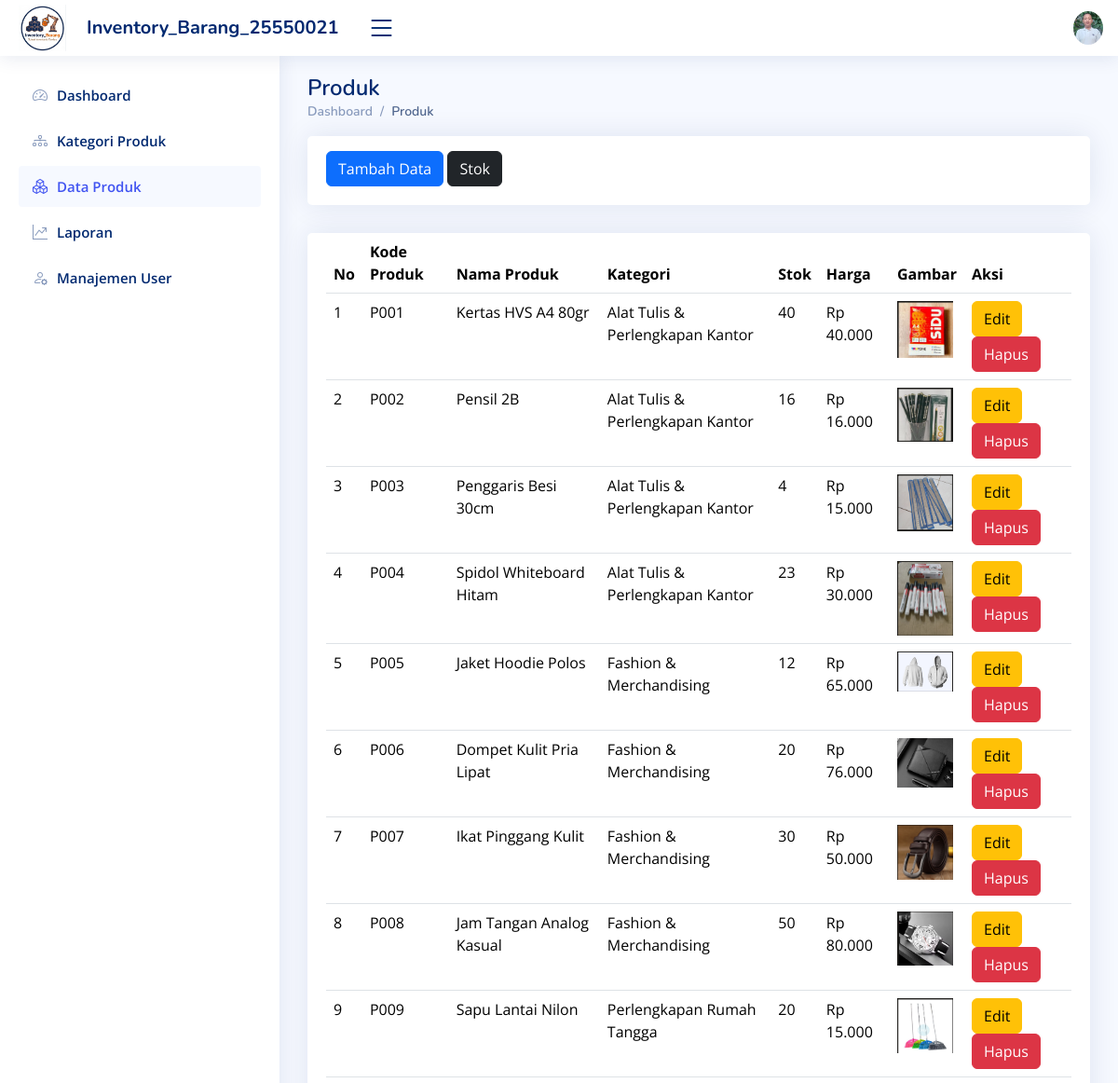
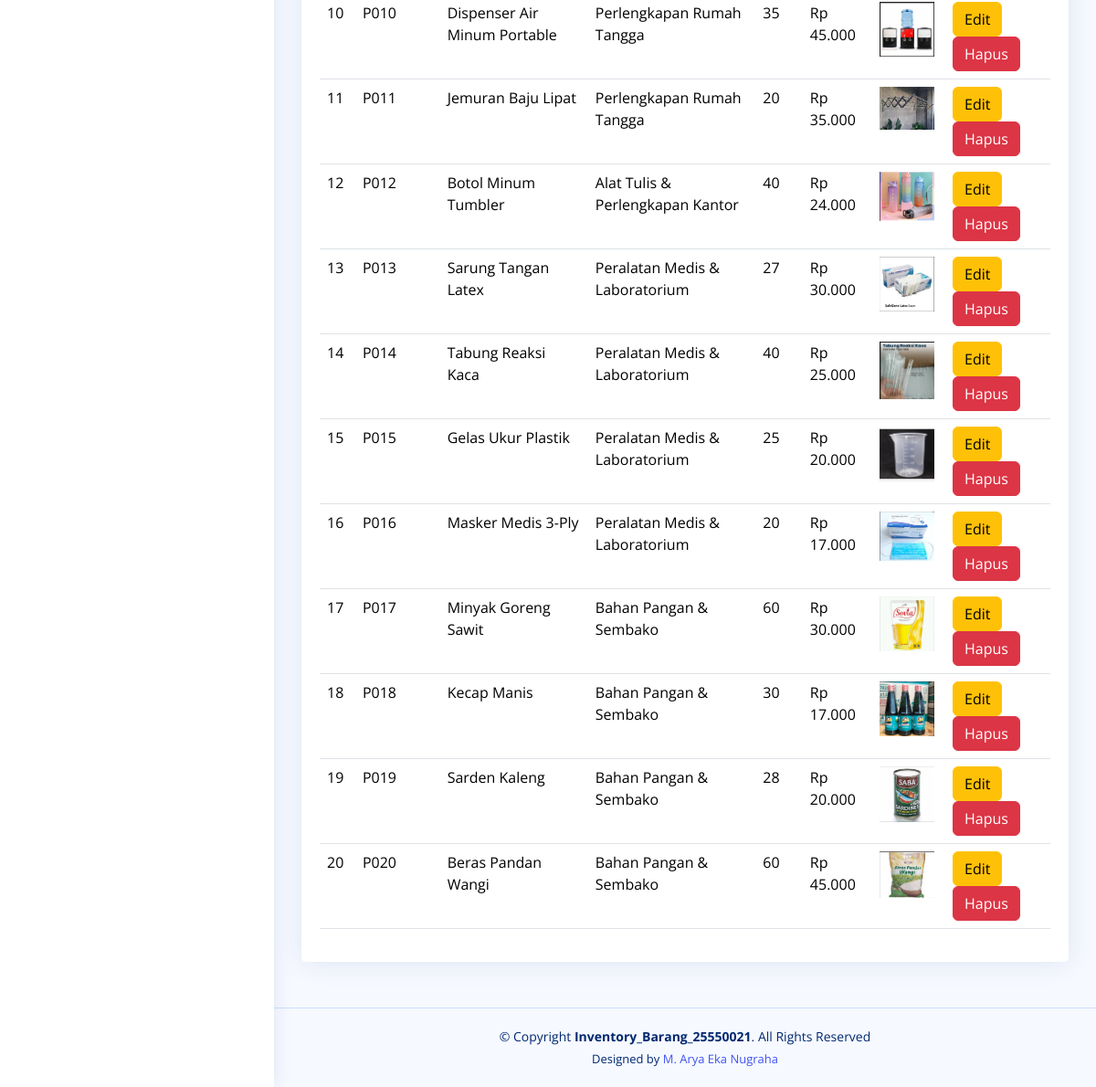
The page /produk.php (signed in) on the database its author committed (2 pictures, top to bottom).
### tables this page shows
CREATE TABLE `products` (
  `id` int(11) NOT NULL,
  `category_id` int(11) NOT NULL,
  `PRODUCT_CODE` varchar(50) NOT NULL,
  `product_name` varchar(150) NOT NULL,
  `stock` int(11) NOT NULL DEFAULT 0,
  `min_stock` int(11) NOT NULL DEFAULT 0,
  `price` decimal(10,2) NOT NULL DEFAULT 0.00,
  `gambar` varchar(255) DEFAULT NULL,
  `created_at` timestamp NOT NULL DEFAULT current_timestamp(),
  `update_at` timestamp NOT NULL DEFAULT current_timestamp() ON UPDATE current_timestamp()
);

CREATE TABLE `categories` (
  `id` int(11) NOT NULL,
  `kd_kat` varchar(50) NOT NULL,
  `category_name` varchar(100) NOT NULL
);

### produk.php (the view, shortened to what this page needs)
    <!DOCTYPE html>
    <html lang="en">
    <head>
    <link href="assets/vendor/bootstrap/css/bootstrap.min.css" rel="stylesheet">
    <link href="assets/vendor/bootstrap-icons/bootstrap-icons.css" rel="stylesheet">
    <link href="assets/vendor/boxicons/css/boxicons.min.css" rel="stylesheet">
    <link href="assets/vendor/quill/quill.snow.css" rel="stylesheet">
    <link href="assets/vendor/quill/quill.bubble.css" rel="stylesheet">
    <link href="assets/vendor/remixicon/remixicon.css" rel="stylesheet">
    <link href="assets/vendor/simple-datatables/style.css" rel="stylesheet">
    <link href="assets/css/style.css" rel="stylesheet">
    </head>
    <body>
    <header id="header" class="header fixed-top d-flex align-items-center">
        <div class="d-flex align-items-center justify-content-between">
        <a href="index.php" class="logo d-flex align-items-center me-auto me-lg-0" style="max-width: none; width: auto;">
            <img src="assets/img/logo Inventory_Barang.png" alt="Logo" style="max-height: 50px;">
            <span class="d-none d-lg-block fs-5 ms-2" style="font-size: 24px; padding-left: 8px; white-space: nowrap;">Inventory_Barang_25550021</span>
        </a>
        <i class="bi bi-list toggle-sidebar-btn" style="margin-left: 20px;"></i>
        </div>
        <nav class="header-nav ms-auto">
        <ul class="d-flex align-items-center">
            <li class="nav-item dropdown pe-3">
            <a class="nav-link nav-profile d-flex align-items-center pe-0" href="#" data-bs-toggle="dropdown">
                <img src="assets/img/Profile-Arya.jpg" alt="Profile" class="rounded-circle">
            </a>
            </li>
        </ul>
        </nav>
    </header>
    <aside id="sidebar" class="sidebar">
        <?php
      $current_page = basename($_SERVER['PHP_SELF']);
    ?>
        <ul class="sidebar-nav" id="sidebar-nav">
        <li class="nav-item">
            <a class="nav-link <?php echo ($current_page == 'index.php') ? '' : 'collapsed'; ?>" href="index.php">
                <i class="bi bi-speedometer2"></i>
            <span>Dashboard</span>
            </a>
        </li>
        <li class="nav-item">
            <a class="nav-link <?php echo ($current_page == 'kategori_produk.php') ? '' : 'collapsed'; ?>" href="kategori_produk.php">
            <i class="bi bi-diagram-3"></i>
            <span>Kategori Produk</span>
            </a>
        </li>
            <li class="nav-item">
            <a class="nav-link <?php echo ($current_page == 'produk.php') ? '' : 'collapsed'; ?>" href="produk.php">
            <i class="bi bi-boxes"></i>
            <span>Data Produk</span>
            </a>
        </li>
            <li class="nav-item">
            <a class="nav-link <?php echo ($current_page == 'laporan.php') ? '' : 'collapsed'; ?>" href="laporan.php">
            <i class="bi bi-graph-up-arrow"></i>
            <span>Laporan</span>
            </a>
        </li>
            <li class="nav-item">
            <a class="nav-link <?php echo ($current_page == 'users.php') ? '' : 'collapsed'; ?>" href="users.php">
            <i class="bi bi-person-gear"></i>
            <span>Manajemen User</span>
            </a>
        </li>
        </ul>
    </aside>
    <main id="main" class="main">
        <div class="pagetitle">
        <h1>Produk</h1>
        <nav>
            <ol class="breadcrumb">
            <li class="breadcrumb-item"><a href="index.php">Dashboard</a></li>
            <li class="breadcrumb-item active">Produk</li>
            </ol>
        </nav>
        </div>
        <div class="row">
    <div class="col-lg-12">
        <div class="card">
            <div class="card-body mt-3">
                <a href="t_produk.php" class="btn btn-primary">Tambah Data</a>
                <a href="stok.php" class="btn btn-dark">Stok</a>
            </div>
        </div>
    </div>
</div>
        <section class="section">
        <div class="row">
            <div class="col-lg-12">
            <div class="card">
                <div class="card-body">
                <table class="table datatable">
                    <thead>
                    <tr>
                        <th scope="col">No</th>
                        <th scope="col">Kode Produk</th>
                        <th scope="col">Nama Produk</th>
                        <th scope="col">Kategori</th>
                        <th scope="col">Stok</th>
                        <th scope="col">Harga</th>
                        <th scope="col">Gambar</th>
                        <th scope="col">Aksi</th>
                    </tr>
                    </thead>
                    <tbody>
                    <?php
                    include "koneksi.php";
                    $no = 1;
                    $sql = mysqli_query($conn, "
                    SELECT p.*, c.category_name
                    FROM products p
                    LEFT JOIN categories c ON p.category_id = c.id
                  ");
                    while ($data = mysqli_fetch_array($sql)) {
                    ?>
                    <tr>
                    <td><?php echo $no++; ?></td>
                    <td><?php echo $data['PRODUCT_CODE']; ?></td>
                    <td><?php echo $data['product_name']; ?></td>
                    <td><?php echo $data['category_name']; ?></td>
                    <td><?php echo $data['stock']; ?></td>
                    <td>Rp <?php echo number_format($data['price'], 0, ',', '.'); ?></td>
                    <td>
                    <img src="produk_img/<?php echo $data['gambar']; ?>" width="60">
                    </td>
                    <td>
                       <a href="e_produk.php?id=<?php echo $data['id']; ?>" class="btn btn-warning">Edit</a>
                       <a href="h_produk.php?id=<?php echo $data['id']; ?>" class="btn btn-danger"
                        onclick="return confirm('Apakah Anda Yakin Ingin Menghapus Data?')">Hapus</a>
                </td>
              </tr>
            <?php } ?>
         </tbody>
                </table>
                </div>
            </div>
            </div>
        </div>
        </section>
    </main>
    <footer id="footer" class="footer">
        <div class="copyright">
        &copy; Copyright <strong><span>Inventory_Barang_25550021</span></strong>. All Rights Reserved
        </div>
        <div class="credits">
        Designed by <a href="https://instagram.com/aragsbshs/" target="_blank">M. Arya Eka Nugraha</a>
        </div>
    </footer>
    </body>
    </html>

### assets/css/style.css (style rules this page uses)
:root { scroll-behavior: smooth; }
body { font-family: "Open Sans", sans-serif; background: #f6f9ff; color: #444444; }
a { color: #4154f1; text-decoration: none; }
h1, h2, h3, h4, h5, h6 { font-family: "Nunito", sans-serif; }
#main { margin-top: 60px; padding: 20px 30px; transition: all 0.3s; }
.pagetitle { margin-bottom: 10px; }
.pagetitle h1 { font-size: 24px; margin-bottom: 0; font-weight: 600; color: #012970; }
.card { margin-bottom: 30px; border: none; border-radius: 5px; box-shadow: 0px 0 30px rgba(1, 41, 112, 0.1); }
.card-body { padding: 0 20px 20px 20px; }
.breadcrumb { font-size: 14px; font-family: "Nunito", sans-serif; color: #899bbd; font-weight: 600; }
.breadcrumb a { color: #899bbd; transition: 0.3s; }
.breadcrumb .breadcrumb-item::before { color: #899bbd; }
.breadcrumb .active { color: #51678f; font-weight: 600; }
.logo { line-height: 1; }
@media (min-width: 1200px) { .logo { width: 280px; } }
.logo img { max-height: 26px; margin-right: 6px; }
.logo span { font-size: 26px; font-weight: 700; color: #012970; font-family: "Nunito", sans-serif; }
.header { transition: all 0.5s; z-index: 997; height: 60px; box-shadow: 0px 2px 20px rgba(1, 41, 112, 0.1); background-color: #fff; padding-left: 20px; }
.header .toggle-sidebar-btn { font-size: 32px; padding-left: 10px; cursor: pointer; color: #012970; }
.header-nav ul { list-style: none; }
.header-nav>ul { margin: 0; padding: 0; }
.header-nav .nav-profile { color: #012970; }
.header-nav .nav-profile img { max-height: 36px; }
.sidebar { position: fixed; top: 60px; left: 0; bottom: 0; width: 300px; z-index: 996; transition: all 0.3s; padding: 20px; overflow-y: auto; scrollbar-width: thin; scrollbar-color: #aab7cf transparent; box-shadow: 0px 0px 20px rgba(1, 41, 112, 0.1); background-color: #fff; }
@media (min-width: 1200px) { #main, #footer { margin-left: 300px; } }
.sidebar-nav { padding: 0; margin: 0; list-style: none; }
.sidebar-nav li { padding: 0; margin: 0; list-style: none; }
.sidebar-nav .nav-item { margin-bottom: 5px; }
.sidebar-nav .nav-link { display: flex; align-items: center; font-size: 15px; font-weight: 600; color: #4154f1; transition: 0.3; background: #f6f9ff; padding: 10px 15px; border-radius: 4px; }
.sidebar-nav .nav-link i { font-size: 16px; margin-right: 10px; color: #4154f1; }
.sidebar-nav .nav-link.collapsed { color: #012970; background: #fff; }
.sidebar-nav .nav-link.collapsed i { color: #899bbd; }
.footer { padding: 20px 0; font-size: 14px; transition: all 0.3s; border-top: 1px solid #cddfff; }
.footer .copyright { text-align: center; color: #012970; }
.footer .credits { padding-top: 5px; text-align: center; font-size: 13px; color: #012970; }

### rows shown on the page
products: PRODUCT_CODE "P001", product_name "Kertas HVS A4 80gr", category.category_name "Alat Tulis & Perlengkapan Kantor", stock "40", price "40.000", gambar (picture)
products: PRODUCT_CODE "P002", product_name "Pensil 2B", category.category_name "Alat Tulis & Perlengkapan Kantor", stock "16", price "16.000", gambar (picture)
products: PRODUCT_CODE "P003", product_name "Penggaris Besi 30cm", category.category_name "Alat Tulis & Perlengkapan Kantor", stock "4", price "15.000", gambar (picture)
products: PRODUCT_CODE "P004", product_name "Spidol Whiteboard Hitam", category.category_name "Alat Tulis & Perlengkapan Kantor", stock "23", price "30.000", gambar (picture)
products: PRODUCT_CODE "P005", product_name "Jaket Hoodie Polos", category.category_name "Fashion & Merchandising", stock "12", price "65.000", gambar (picture)
products: PRODUCT_CODE "P006", product_name "Dompet Kulit Pria Lipat", category.category_name "Fashion & Merchandising", stock "20", price "76.000", gambar (picture)
products: PRODUCT_CODE "P007", product_name "Ikat Pinggang Kulit", category.category_name "Fashion & Merchandising", stock "30", price "50.000", gambar (picture)
products: PRODUCT_CODE "P008", product_name "Jam Tangan Analog Kasual", category.category_name "Fashion & Merchandising", stock "50", price "80.000", gambar (picture)
products: PRODUCT_CODE "P009", product_name "Sapu Lantai Nilon", category.category_name "Perlengkapan Rumah Tangga", stock "20", price "15.000", gambar (picture)
products: PRODUCT_CODE "P010", product_name "Dispenser Air Minum Portable", category.category_name "Perlengkapan Rumah Tangga", stock "35", price "45.000", gambar (picture)
products: PRODUCT_CODE "P011", product_name "Jemuran Baju Lipat", category.category_name "Perlengkapan Rumah Tangga", stock "20", price "35.000", gambar (picture)
products: PRODUCT_CODE "P012", product_name "Botol Minum Tumbler", category.category_name "Alat Tulis & Perlengkapan Kantor", stock "40", price "24.000", gambar (picture)
products: PRODUCT_CODE "P013", product_name "Sarung Tangan Latex", category.category_name "Peralatan Medis & Laboratorium", stock "27", price "30.000", gambar (picture)
products: PRODUCT_CODE "P014", product_name "Tabung Reaksi Kaca", category.category_name "Peralatan Medis & Laboratorium", stock "40", price "25.000", gambar (picture)
products: PRODUCT_CODE "P015", product_name "Gelas Ukur Plastik", category.category_name "Peralatan Medis & Laboratorium", stock "25", price "20.000", gambar (picture)
products: PRODUCT_CODE "P016", product_name "Masker Medis 3-Ply", category.category_name "Peralatan Medis & Laboratorium", stock "20", price "17.000", gambar (picture)
products: PRODUCT_CODE "P017", product_name "Minyak Goreng Sawit", category.category_name "Bahan Pangan & Sembako", stock "60", price "30.000", gambar (picture)
products: PRODUCT_CODE "P018", product_name "Kecap Manis", category.category_name "Bahan Pangan & Sembako", stock "30", price "17.000", gambar (picture)
products: PRODUCT_CODE "P019", product_name "Sarden Kaleng", category.category_name "Bahan Pangan & Sembako", stock "28", price "20.000", gambar (picture)
products: PRODUCT_CODE "P020", product_name "Beras Pandan Wangi", category.category_name "Bahan Pangan & Sembako", stock "60", price "45.000", gambar (picture)
